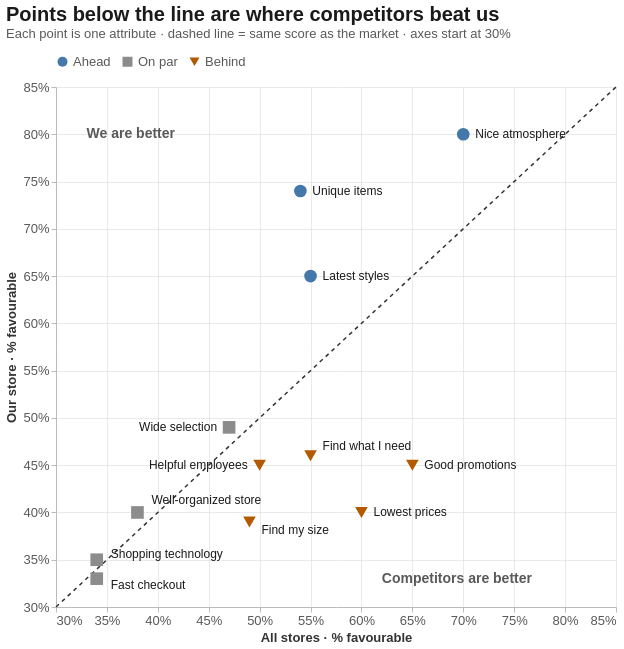

Source (Vega-Lite JSON):
### Vega-Lite specification from a JSON file in a GitHub repository (floating-point values rounded to 4 significant figures)
{"config": {"view": {"continuousWidth": 300, "continuousHeight": 300, "strokeWidth": 0}, "axis": {"domainColor": "#BBBBBB", "gridColor": "#DDDDDD", "gridOpacity": 0.6, "labelColor": "#595959", "labelFontSize": 13, "labelLimit": 260, "tickColor": "#BBBBBB", "titleColor": "#333333", "titleFontSize": 13}, "font": "Arial, Liberation Sans, Helvetica, sans-serif", "legend": {"labelColor": "#595959", "labelFontSize": 13, "labelLimit": 260, "orient": "top", "titleColor": "#333333", "titleFontSize": 13}, "title": {"anchor": "start", "color": "#1A1A1A", "fontSize": 20, "fontWeight": 600, "offset": 14, "subtitleColor": "#595959", "subtitleFontSize": 13}}, "layer": [{"data": {"name": "data-97a4e8440d87c5c216cd1fe8bfb8226e"}, "mark": {"type": "line", "color": "#333333", "strokeDash": [4, 4], "strokeWidth": 1.5}, "encoding": {"x": {"field": "a", "scale": {"domain": [0.3, 0.85]}, "type": "quantitative"}, "y": {"field": "b", "scale": {"domain": [0.3, 0.85]}, "type": "quantitative"}}}, {"data": {"name": "data-2366d366938822e5924393fe4c1e0a32"}, "mark": {"type": "text", "align": "left", "color": "#595959", "fontSize": 14, "fontWeight": "bold"}, "encoding": {"text": {"field": "t", "type": "nominal"}, "x": {"field": "a", "type": "quantitative"}, "y": {"field": "b", "type": "quantitative"}}}, {"data": {"name": "data-88696b2f0491eb5209e8410548695729"}, "mark": {"type": "point", "filled": true, "opacity": 1, "size": 160}, "encoding": {"color": {"field": "status", "scale": {"domain": ["Ahead", "On par", "Behind"], "range": ["#4477AA", "#8C8C8C", "#B35900"]}, "sort": ["Ahead", "On par", "Behind"], "title": null, "type": "nominal"}, "shape": {"field": "status", "scale": {"domain": ["Ahead", "On par", "Behind"], "range": ["circle", "square", "triangle-down"]}, "sort": ["Ahead", "On par", "Behind"], "title": null, "type": "nominal"}, "tooltip": [{"field": "attribute_full", "title": "Attribute", "type": "nominal"}, {"field": "our", "format": ".0%", "title": "Our store", "type": "quantitative"}, {"field": "all_stores", "format": ".0%", "title": "All stores", "type": "quantitative"}, {"field": "gap_text", "title": "Gap", "type": "nominal"}], "x": {"axis": {"format": "%"}, "field": "all_stores", "scale": {"domain": [0.3, 0.85]}, "title": "All stores · % favourable", "type": "quantitative"}, "y": {"axis": {"format": "%"}, "field": "our", "scale": {"domain": [0.3, 0.85]}, "title": "Our store · % favourable", "type": "quantitative"}}}, {"data": {"name": "data-d2358c4afab93592d60b7327fdf188a4"}, "mark": {"type": "text", "align": "left", "color": "#1A1A1A", "dx": 14, "dy": -12, "fontSize": 12}, "encoding": {"text": {"field": "label", "type": "nominal"}, "x": {"field": "all_stores", "type": "quantitative"}, "y": {"field": "our", "type": "quantitative"}}}, {"data": {"name": "data-466b21abc81666f84808f90b7c193242"}, "mark": {"type": "text", "align": "left", "color": "#1A1A1A", "dx": 14, "dy": 6, "fontSize": 12}, "encoding": {"text": {"field": "label", "type": "nominal"}, "x": {"field": "all_stores", "type": "quantitative"}, "y": {"field": "our", "type": "quantitative"}}}, {"data": {"name": "data-ae17ec9b6e63f0061cd22b373a61b071"}, "mark": {"type": "text", "align": "right", "color": "#1A1A1A", "dx": -12, "dy": 0, "fontSize": 12}, "encoding": {"text": {"field": "label", "type": "nominal"}, "x": {"field": "all_stores", "type": "quantitative"}, "y": {"field": "our", "type": "quantitative"}}}, {"data": {"name": "data-420b4d2f92f61c46c032107840065f53"}, "mark": {"type": "text", "align": "left", "color": "#1A1A1A", "dx": 12, "dy": 0, "fontSize": 12}, "encoding": {"text": {"field": "label", "type": "nominal"}, "x": {"field": "all_stores", "type": "quantitative"}, "y": {"field": "our", "type": "quantitative"}}}, {"data": {"name": "data-0db327966a9a75f0acaa96f12cb0dfa3"}, "mark": {"type": "text", "align": "left", "color": "#1A1A1A", "dx": 12, "dy": -10, "fontSize": 12}, "encoding": {"text": {"field": "label", "type": "nominal"}, "x": {"field": "all_stores", "type": "quantitative"}, "y": {"field": "our", "type": "quantitative"}}}, {"data": {"name": "data-4690d78a03179ff1a27fcefa6a8ece0a"}, "mark": {"type": "text", "align": "left", "color": "#1A1A1A", "dx": 12, "dy": 8, "fontSize": 12}, "encoding": {"text": {"field": "label", "type": "nominal"}, "x": {"field": "all_stores", "type": "quantitative"}, "y": {"field": "our", "type": "quantitative"}}}, {"data": {"name": "data-2a823616679f24c8ecf38a0a74542ab4"}, "mark": {"type": "text", "align": "left", "color": "#1A1A1A", "dx": 12, "dy": 0, "fontSize": 12}, "encoding": {"text": {"field": "label", "type": "nominal"}, "x": {"field": "all_stores", "type": "quantitative"}, "y": {"field": "our", "type": "quantitative"}}}, {"data": {"name": "data-0065432f27b42ebffc2f9e22c01a4d0a"}, "mark": {"type": "text", "align": "left", "color": "#1A1A1A", "dx": 14, "dy": -6, "fontSize": 12}, "encoding": {"text": {"field": "label", "type": "nominal"}, "x": {"field": "all_stores", "type": "quantitative"}, "y": {"field": "our", "type": "quantitative"}}}, {"data": {"name": "data-22c48031f4b66d84175d5c16841e69e2"}, "mark": {"type": "text", "align": "left", "color": "#1A1A1A", "dx": 12, "dy": 0, "fontSize": 12}, "encoding": {"text": {"field": "label", "type": "nominal"}, "x": {"field": "all_stores", "type": "quantitative"}, "y": {"field": "our", "type": "quantitative"}}}, {"data": {"name": "data-2399965ea7a7b28f38994507cd9109e5"}, "mark": {"type": "text", "align": "right", "color": "#1A1A1A", "dx": -12, "dy": 0, "fontSize": 12}, "encoding": {"text": {"field": "label", "type": "nominal"}, "x": {"field": "all_stores", "type": "quantitative"}, "y": {"field": "our", "type": "quantitative"}}}, {"data": {"name": "data-6e8956fc62ec83eefa238dc23e60e7a8"}, "mark": {"type": "text", "align": "left", "color": "#1A1A1A", "dx": 12, "dy": 0, "fontSize": 12}, "encoding": {"text": {"field": "label", "type": "nominal"}, "x": {"field": "all_stores", "type": "quantitative"}, "y": {"field": "our", "type": "quantitative"}}}, {"data": {"name": "data-14fe9f08d9993274a0e9eaa7daaca651"}, "mark": {"type": "text", "align": "left", "color": "#1A1A1A", "dx": 12, "dy": 0, "fontSize": 12}, "encoding": {"text": {"field": "label", "type": "nominal"}, "x": {"field": "all_stores", "type": "quantitative"}, "y": {"field": "our", "type": "quantitative"}}}], "height": 520, "title": {"text": "Points below the line are where competitors beat us", "subtitle": "Each point is one attribute · dashed line = same score as the market · axes start at 30%"}, "width": 560, "$schema": "https://vega.github.io/schema/vega-lite/v6.4.1.json", "datasets": {"data-97a4e8440d87c5c216cd1fe8bfb8226e": [{"a": 0.3, "b": 0.3}, {"a": 0.85, "b": 0.85}], "data-2366d366938822e5924393fe4c1e0a32": [{"a": 0.33, "b": 0.8, "t": "We are better"}, {"a": 0.62, "b": 0.33, "t": "Competitors are better"}], "data-88696b2f0491eb5209e8410548695729": [{"attribute": "The store is well-organized.", "our": 0.4, "all_stores": 0.38, "attribute_full": "The store is well-organized.", "label": "Well-organized store", "theme": "Store experience", "gap_pp": 2.0, "status": "On par", "gap_text": "+2 pp"}, {"attribute": "Fast and easy checkout.", "our": 0.33, "all_stores": 0.34, "attribute_full": "Fast and easy checkout.", "label": "Fast checkout", "theme": "Service", "gap_pp": -1.0, "status": "On par", "gap_text": "-1 pp"}, {"attribute": "Friendly and helpful employees.", "our": 0.45, "all_stores": 0.5, "attribute_full": "Friendly and helpful employees.", "label": "Helpful employees", "theme": "Service", "gap_pp": -5.0, "status": "Behind", "gap_text": "-5 pp"}, {"attribute": "Good promotions.", "our": 0.45, "all_stores": 0.65, "attribute_full": "Good promotions.", "label": "Good promotions", "theme": "Price & promotions", "gap_pp": -20.0, "status": "Behind", "gap_text": "-20 pp"}, {"attribute": "I can find what I'm looking for.", "our": 0.46, "all_stores": 0.55, "attribute_full": "I can find what I'm looking for.", "label": "Find what I need", "theme": "Service", "gap_pp": -9.0, "status": "Behind", "gap_text": "-9 pp"}, {"attribute": "I can find the size I need.", "our": 0.39, "all_stores": 0.49, "attribute_full": "I can find the size I need.", "label": "Find my size", "theme": "Assortment", "gap_pp": -10.0, "status": "Behind", "gap_text": "-10 pp"}, {"attribute": "A nice atmosphere.", "our": 0.8, "all_stores": 0.7, "attribute_full": "A nice atmosphere.", "label": "Nice atmosphere", "theme": "Store experience", "gap_pp": 10.0, "status": "Ahead", "gap_text": "+10 pp"}, {"attribute": "Latest technology for easy shopping.", "our": 0.35, "all_stores": 0.34, "attribute_full": "Latest technology for easy shopping.", "label": "Shopping technology", "theme": "Store experience", "gap_pp": 1.0, "status": "On par", "gap_text": "+1 pp"}, {"attribute": "Lowest sales prices.", "our": 0.4, "all_stores": 0.6, "attribute_full": "Lowest sales prices.", "label": "Lowest prices", "theme": "Price & promotions", "gap_pp": -20.0, "status": "Behind", "gap_text": "-20 pp"}, {"attribute": "A wide selection.", "our": 0.49, "all_stores": 0.47, "attribute_full": "A wide selection.", "label": "Wide selection", "theme": "Assortment", "gap_pp": 2.0, "status": "On par", "gap_text": "+2 pp"}, {"attribute": "Items I can't find elsewhere.", "our": 0.74, "all_stores": 0.54, "attribute_full": "Items I can't find elsewhere.", "label": "Unique items", "theme": "Assortment", "gap_pp": 20.0, "status": "Ahead", "gap_text": "+20 pp"}, {"attribute": "The latest styles.", "our": 0.65, "all_stores": 0.55, "attribute_full": "The latest styles.", "label": "Latest styles", "theme": "Assortment", "gap_pp": 10.0, "status": "Ahead", "gap_text": "+10 pp"}], "data-d2358c4afab93592d60b7327fdf188a4": [{"attribute": "The store is well-organized.", "our": 0.4, "all_stores": 0.38, "attribute_full": "The store is well-organized.", "label": "Well-organized store", "theme": "Store experience", "gap_pp": 2.0, "status": "On par", "gap_text": "+2 pp"}], "data-466b21abc81666f84808f90b7c193242": [{"attribute": "Fast and easy checkout.", "our": 0.33, "all_stores": 0.34, "attribute_full": "Fast and easy checkout.", "label": "Fast checkout", "theme": "Service", "gap_pp": -1.0, "status": "On par", "gap_text": "-1 pp"}], "data-ae17ec9b6e63f0061cd22b373a61b071": [{"attribute": "Friendly and helpful employees.", "our": 0.45, "all_stores": 0.5, "attribute_full": "Friendly and helpful employees.", "label": "Helpful employees", "theme": "Service", "gap_pp": -5.0, "status": "Behind", "gap_text": "-5 pp"}], "data-420b4d2f92f61c46c032107840065f53": [{"attribute": "Good promotions.", "our": 0.45, "all_stores": 0.65, "attribute_full": "Good promotions.", "label": "Good promotions", "theme": "Price & promotions", "gap_pp": -20.0, "status": "Behind", "gap_text": "-20 pp"}], "data-0db327966a9a75f0acaa96f12cb0dfa3": [{"attribute": "I can find what I'm looking for.", "our": 0.46, "all_stores": 0.55, "attribute_full": "I can find what I'm looking for.", "label": "Find what I need", "theme": "Service", "gap_pp": -9.0, "status": "Behind", "gap_text": "-9 pp"}], "data-4690d78a03179ff1a27fcefa6a8ece0a": [{"attribute": "I can find the size I need.", "our": 0.39, "all_stores": 0.49, "attribute_full": "I can find the size I need.", "label": "Find my size", "theme": "Assortment", "gap_pp": -10.0, "status": "Behind", "gap_text": "-10 pp"}], "data-2a823616679f24c8ecf38a0a74542ab4": [{"attribute": "A nice atmosphere.", "our": 0.8, "all_stores": 0.7, "attribute_full": "A nice atmosphere.", "label": "Nice atmosphere", "theme": "Store experience", "gap_pp": 10.0, "status": "Ahead", "gap_text": "+10 pp"}], "data-0065432f27b42ebffc2f9e22c01a4d0a": [{"attribute": "Latest technology for easy shopping.", "our": 0.35, "all_stores": 0.34, "attribute_full": "Latest technology for easy shopping.", "label": "Shopping technology", "theme": "Store experience", "gap_pp": 1.0, "status": "On par", "gap_text": "+1 pp"}], "data-22c48031f4b66d84175d5c16841e69e2": [{"attribute": "Lowest sales prices.", "our": 0.4, "all_stores": 0.6, "attribute_full": "Lowest sales prices.", "label": "Lowest prices", "theme": "Price & promotions", "gap_pp": -20.0, "status": "Behind", "gap_text": "-20 pp"}], "data-2399965ea7a7b28f38994507cd9109e5": [{"attribute": "A wide selection.", "our": 0.49, "all_stores": 0.47, "attribute_full": "A wide selection.", "label": "Wide selection", "theme": "Assortment", "gap_pp": 2.0, "status": "On par", "gap_text": "+2 pp"}], "data-6e8956fc62ec83eefa238dc23e60e7a8": [{"attribute": "Items I can't find elsewhere.", "our": 0.74, "all_stores": 0.54, "attribute_full": "Items I can't find elsewhere.", "label": "Unique items", "theme": "Assortment", "gap_pp": 20.0, "status": "Ahead", "gap_text": "+20 pp"}], "data-14fe9f08d9993274a0e9eaa7daaca651": [{"attribute": "The latest styles.", "our": 0.65, "all_stores": 0.55, "attribute_full": "The latest styles.", "label": "Latest styles", "theme": "Assortment", "gap_pp": 10.0, "status": "Ahead", "gap_text": "+10 pp"}]}}
